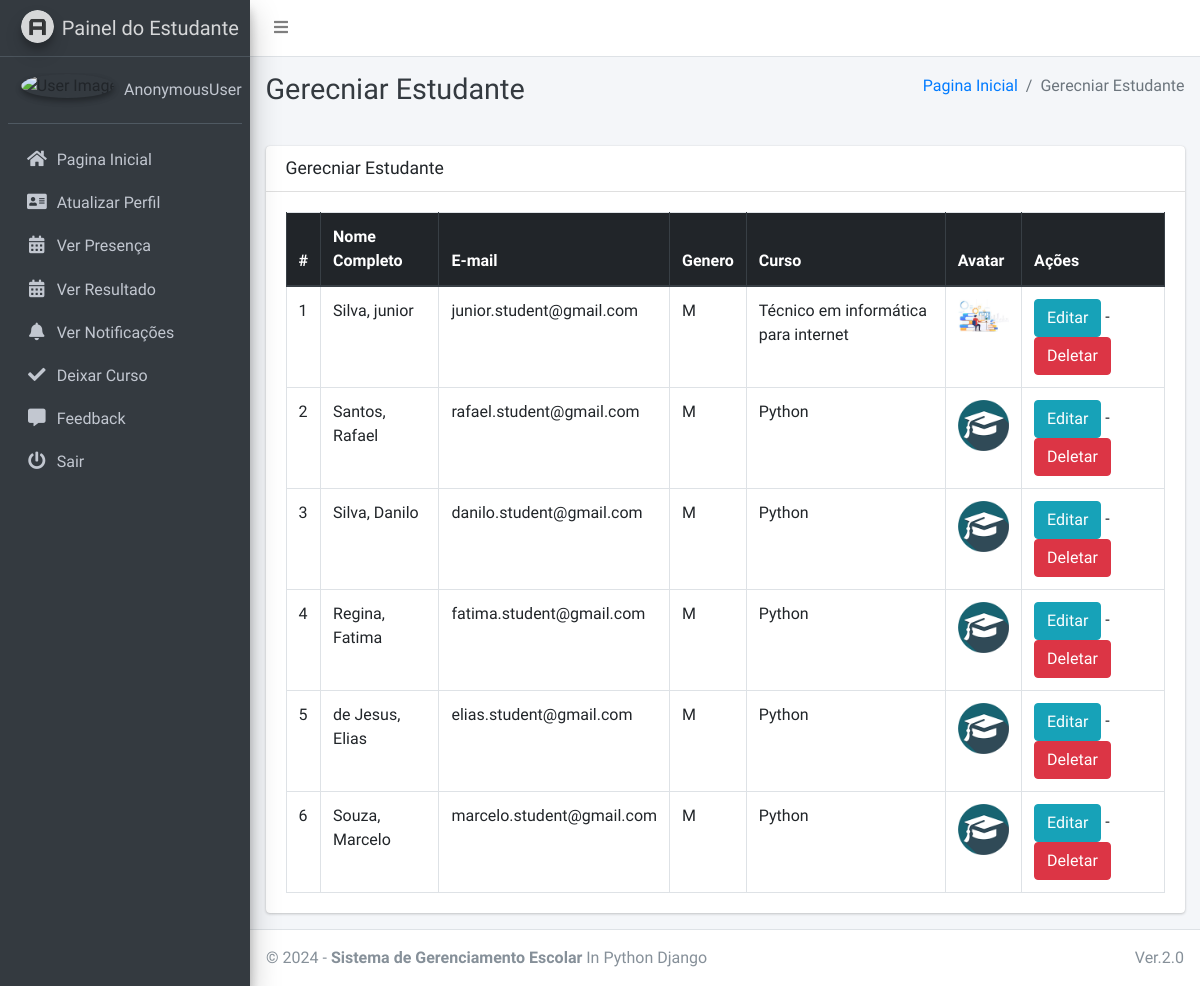
Page /student/manage/ on the committed database.
### main_app/models.py (models this page shows, shortened)
class CustomUser(AbstractUser):
    USER_TYPE = ((1, "HOD"), (2, "Staff"), (3, "Student"))
    GENDER = [("M", "Male"), ("F", "Female")]
    username = None  # Removed username, using email instead
    email = models.EmailField(unique=True)
    user_type = models.CharField(default=1, choices=USER_TYPE, max_length=1)
    gender = models.CharField(max_length=1, choices=GENDER)
    profile_pic = models.ImageField()
    address = models.TextField()
    fcm_token = models.TextField(default="")  # For firebase notifications
    created_at = models.DateTimeField(auto_now_add=True)
    updated_at = models.DateTimeField(auto_now=True)
    USERNAME_FIELD = "email"
    REQUIRED_FIELDS = []
    objects = CustomUserManager()

class Student(models.Model):
    admin = models.OneToOneField(CustomUser, on_delete=models.CASCADE)
    course = models.ForeignKey(Course, on_delete=models.DO_NOTHING, null=True, blank=False)
    session = models.ForeignKey(Session, on_delete=models.DO_NOTHING, null=True)

class Course(models.Model):
    name = models.CharField(max_length=120)
    created_at = models.DateTimeField(auto_now_add=True)
    updated_at = models.DateTimeField(auto_now=True)

### main_app/hod_views.py (the view)
# urls.py: path("student/manage/", hod_views.manage_student, name='manage_student'),
def manage_student(request):
    students = CustomUser.objects.filter(user_type=3)
    context = {
        'students': students,
        'page_title': 'Gerecniar Estudante'
    }
    return render(request, "hod_template/manage_student.html", context)

### main_app/templates/hod_template/manage_student.html
{% extends 'main_app/base.html' %}
{% load static %}
{% block page_title %}{{page_title}}{% endblock page_title %}
{% block content %}
<section class="content">
    <div class="container-fluid">
        <div class="row">
            <div class="col-md-12">
                <div class="card">
                    <div class="card-header">
                        <h3 class="card-title">{{page_title}}</h3>
                    </div>
                    <div class="card-body">
                        <table id="example2" class="table table-bordered table-hover">
                            <thead class="thead-dark">
                                <tr>
                                    <th>#</th>
                                    <th>Nome Completo</th>
                                    <th>E-mail</th>
                                    <th>Genero</th>
                                    <th>Curso</th>
                                    <th>Avatar</th>
                                    <th>Ações</th>
                                </tr>
                            </thead>
                            <tbody>
                                {% for student in students %}
                                <tr>
                                    <td>{{ forloop.counter }}</td>
                                    <td>{{student.last_name}}, {{student.first_name}}</td>
                                    <td>{{student.email}}</td>
                                    <td>{{student.gender}}</td>
                                    <td>{{student.student.course.name}}</td>
                                    <td>
                                        {% if student.profile_pic == ""  %}
                                        No Image
                                        {% else %}
                                        <img class="img img-fluid mb-2" height="56" width="56"
                                            src="{{student.profile_pic}}" alt="">
                                        {% endif %}
                                    </td>
                                    <td><a href="{% url 'edit_student' student.student.id %}" class="btn btn-info">Editar</a> -
                                        <a href="{% url 'delete_student' student.student.id %}" class="btn btn-danger" onclick="return confirm('Tem certeza disso?')">Deletar</a>
                                    </td>
                                </tr>
                                {% endfor %}
                            </tbody>
                        </table>
                    </div>
                </div>
            </div>
        </div>
    </div>
</section>
{% endblock content %}

### rows in the picture
CustomUser: last_name "Silva", first_name "junior", email "junior.student@gmail.com", gender "M", student.course.name "Técnico em informática para internet", profile_pic (picture)
CustomUser: last_name "Santos", first_name "Rafael", email "rafael.student@gmail.com", gender "M", student.course.name "Python", profile_pic (picture)
CustomUser: last_name "Silva", first_name "Danilo", email "danilo.student@gmail.com", gender "M", student.course.name "Python", profile_pic (picture)
CustomUser: last_name "Regina", first_name "Fatima", email "fatima.student@gmail.com", gender "M", student.course.name "Python", profile_pic (picture)
CustomUser: last_name "de Jesus", first_name "Elias", email "elias.student@gmail.com", gender "M", student.course.name "Python", profile_pic (picture)
CustomUser: last_name "Souza", first_name "Marcelo", email "marcelo.student@gmail.com", gender "M", student.course.name "Python", profile_pic (picture)

### other values in the picture
{{ user }} "AnonymousUser"
{{ page_title }} "Gerecniar Estudante"
